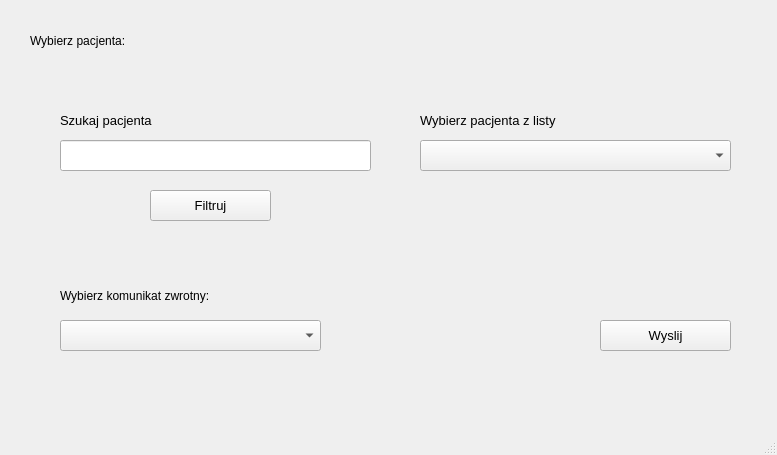
<?xml version="1.0" encoding="UTF-8"?>
<ui version="4.0">
 <class>MainWindow</class>
 <widget class="QMainWindow" name="MainWindow">
  <property name="geometry">
   <rect>
    <x>0</x>
    <y>0</y>
    <width>777</width>
    <height>455</height>
   </rect>
  </property>
  <property name="windowTitle">
   <string>MainWindow</string>
  </property>
  <widget class="QWidget" name="centralwidget">
   <widget class="QComboBox" name="msgComboBox">
    <property name="geometry">
     <rect>
      <x>60</x>
      <y>320</y>
      <width>261</width>
      <height>31</height>
     </rect>
    </property>
   </widget>
   <widget class="QLabel" name="inputMsgRequestLabel">
    <property name="geometry">
     <rect>
      <x>60</x>
      <y>280</y>
      <width>201</width>
      <height>31</height>
     </rect>
    </property>
    <property name="text">
     <string>Wybierz komunikat zwrotny:</string>
    </property>
   </widget>
   <widget class="QLabel" name="label_2">
    <property name="geometry">
     <rect>
      <x>30</x>
      <y>30</y>
      <width>171</width>
      <height>21</height>
     </rect>
    </property>
    <property name="text">
     <string>Wybierz pacjenta:</string>
    </property>
   </widget>
   <widget class="QLineEdit" name="filterToEditLineEdit">
    <property name="geometry">
     <rect>
      <x>60</x>
      <y>140</y>
      <width>311</width>
      <height>31</height>
     </rect>
    </property>
   </widget>
   <widget class="QLabel" name="choosePatientLabel">
    <property name="geometry">
     <rect>
      <x>420</x>
      <y>110</y>
      <width>191</width>
      <height>21</height>
     </rect>
    </property>
    <property name="font">
     <font>
      <pointsize>10</pointsize>
     </font>
    </property>
    <property name="text">
     <string>Wybierz pacjenta z listy</string>
    </property>
   </widget>
   <widget class="QPushButton" name="pushButtonSend">
    <property name="geometry">
     <rect>
      <x>600</x>
      <y>320</y>
      <width>131</width>
      <height>31</height>
     </rect>
    </property>
    <property name="font">
     <font>
      <pointsize>10</pointsize>
     </font>
    </property>
    <property name="text">
     <string>Wyslij</string>
    </property>
   </widget>
   <widget class="QPushButton" name="pushButtonFilterEditPatient">
    <property name="geometry">
     <rect>
      <x>150</x>
      <y>190</y>
      <width>121</width>
      <height>31</height>
     </rect>
    </property>
    <property name="font">
     <font>
      <pointsize>10</pointsize>
     </font>
    </property>
    <property name="text">
     <string>Filtruj</string>
    </property>
   </widget>
   <widget class="QComboBox" name="patientToEditComboBox">
    <property name="geometry">
     <rect>
      <x>420</x>
      <y>140</y>
      <width>311</width>
      <height>31</height>
     </rect>
    </property>
    <property name="font">
     <font>
      <pointsize>12</pointsize>
     </font>
    </property>
   </widget>
   <widget class="QLabel" name="seekPatientLabel">
    <property name="geometry">
     <rect>
      <x>60</x>
      <y>110</y>
      <width>131</width>
      <height>21</height>
     </rect>
    </property>
    <property name="font">
     <font>
      <pointsize>10</pointsize>
     </font>
    </property>
    <property name="text">
     <string>Szukaj pacjenta</string>
    </property>
   </widget>
  </widget>
  <widget class="QMenuBar" name="menubar">
   <property name="geometry">
    <rect>
     <x>0</x>
     <y>0</y>
     <width>777</width>
     <height>21</height>
    </rect>
   </property>
  </widget>
  <widget class="QStatusBar" name="statusbar"/>
 </widget>
 <resources/>
 <connections/>
</ui>
